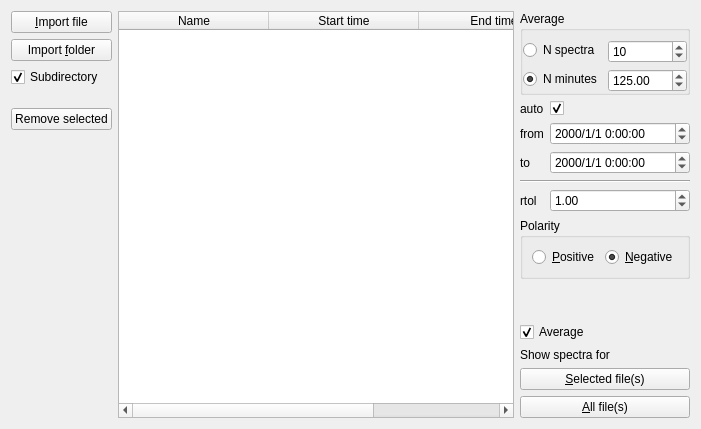
<?xml version="1.0" encoding="UTF-8"?>
<ui version="4.0">
 <class>Form</class>
 <widget class="QWidget" name="Form">
  <property name="geometry">
   <rect>
    <x>0</x>
    <y>0</y>
    <width>701</width>
    <height>429</height>
   </rect>
  </property>
  <property name="windowTitle">
   <string>Form</string>
  </property>
  <layout class="QHBoxLayout" name="horizontalLayout">
   <item>
    <layout class="QVBoxLayout" name="verticalLayout_5">
     <item>
      <widget class="QPushButton" name="addFilePushButton">
       <property name="sizePolicy">
        <sizepolicy hsizetype="Preferred" vsizetype="Fixed">
         <horstretch>0</horstretch>
         <verstretch>0</verstretch>
        </sizepolicy>
       </property>
       <property name="text">
        <string>&amp;Import file</string>
       </property>
       <property name="shortcut">
        <string>Alt+I</string>
       </property>
      </widget>
     </item>
     <item>
      <widget class="QPushButton" name="addFolderPushButton">
       <property name="sizePolicy">
        <sizepolicy hsizetype="Preferred" vsizetype="Fixed">
         <horstretch>0</horstretch>
         <verstretch>0</verstretch>
        </sizepolicy>
       </property>
       <property name="text">
        <string>Import &amp;folder</string>
       </property>
       <property name="shortcut">
        <string>Alt+F</string>
       </property>
      </widget>
     </item>
     <item>
      <widget class="QCheckBox" name="recursionCheckBox">
       <property name="text">
        <string>Subdirectory</string>
       </property>
       <property name="checked">
        <bool>true</bool>
       </property>
      </widget>
     </item>
     <item>
      <spacer name="verticalSpacer_3">
       <property name="orientation">
        <enum>Qt::Vertical</enum>
       </property>
       <property name="sizeType">
        <enum>QSizePolicy::Fixed</enum>
       </property>
       <property name="sizeHint" stdset="0">
        <size>
         <width>20</width>
         <height>15</height>
        </size>
       </property>
      </spacer>
     </item>
     <item>
      <widget class="QPushButton" name="removeFilePushButton">
       <property name="sizePolicy">
        <sizepolicy hsizetype="Preferred" vsizetype="Fixed">
         <horstretch>0</horstretch>
         <verstretch>0</verstretch>
        </sizepolicy>
       </property>
       <property name="text">
        <string>Remove selected</string>
       </property>
       <property name="shortcut">
        <string>Del</string>
       </property>
      </widget>
     </item>
     <item>
      <spacer name="verticalSpacer">
       <property name="orientation">
        <enum>Qt::Vertical</enum>
       </property>
       <property name="sizeType">
        <enum>QSizePolicy::Expanding</enum>
       </property>
       <property name="sizeHint" stdset="0">
        <size>
         <width>20</width>
         <height>40</height>
        </size>
       </property>
      </spacer>
     </item>
    </layout>
   </item>
   <item>
    <widget class="QTableWidget" name="tableWidget">
     <property name="editTriggers">
      <set>QAbstractItemView::NoEditTriggers</set>
     </property>
     <property name="selectionBehavior">
      <enum>QAbstractItemView::SelectItems</enum>
     </property>
     <property name="textElideMode">
      <enum>Qt::ElideNone</enum>
     </property>
     <property name="horizontalScrollMode">
      <enum>QAbstractItemView::ScrollPerPixel</enum>
     </property>
     <attribute name="horizontalHeaderCascadingSectionResizes">
      <bool>false</bool>
     </attribute>
     <attribute name="horizontalHeaderDefaultSectionSize">
      <number>150</number>
     </attribute>
     <attribute name="horizontalHeaderStretchLastSection">
      <bool>true</bool>
     </attribute>
     <column>
      <property name="text">
       <string>Name</string>
      </property>
     </column>
     <column>
      <property name="text">
       <string>Start time</string>
      </property>
     </column>
     <column>
      <property name="text">
       <string>End time</string>
      </property>
     </column>
     <column>
      <property name="text">
       <string>Path</string>
      </property>
     </column>
    </widget>
   </item>
   <item>
    <layout class="QVBoxLayout" name="verticalLayout_6">
     <item>
      <layout class="QFormLayout" name="formLayout_10">
       <item row="0" column="0" colspan="2">
        <widget class="QGroupBox" name="groupBox_5">
         <property name="sizePolicy">
          <sizepolicy hsizetype="Preferred" vsizetype="Maximum">
           <horstretch>0</horstretch>
           <verstretch>0</verstretch>
          </sizepolicy>
         </property>
         <property name="title">
          <string>Average</string>
         </property>
         <layout class="QFormLayout" name="formLayout_9">
          <property name="leftMargin">
           <number>0</number>
          </property>
          <property name="topMargin">
           <number>9</number>
          </property>
          <property name="rightMargin">
           <number>0</number>
          </property>
          <property name="bottomMargin">
           <number>0</number>
          </property>
          <item row="0" column="0">
           <widget class="QRadioButton" name="nSpectraRadioButton">
            <property name="text">
             <string>N spectra</string>
            </property>
            <property name="checked">
             <bool>false</bool>
            </property>
           </widget>
          </item>
          <item row="0" column="1">
           <widget class="QSpinBox" name="nSpectraSpinBox">
            <property name="sizePolicy">
             <sizepolicy hsizetype="Preferred" vsizetype="Fixed">
              <horstretch>0</horstretch>
              <verstretch>0</verstretch>
             </sizepolicy>
            </property>
            <property name="minimum">
             <number>1</number>
            </property>
            <property name="maximum">
             <number>9999</number>
            </property>
            <property name="value">
             <number>10</number>
            </property>
           </widget>
          </item>
          <item row="1" column="0">
           <widget class="QRadioButton" name="nMinutesRadioButton">
            <property name="text">
             <string>N minutes</string>
            </property>
            <property name="checked">
             <bool>true</bool>
            </property>
           </widget>
          </item>
          <item row="1" column="1">
           <widget class="QDoubleSpinBox" name="nMinutesDoubleSpinBox">
            <property name="sizePolicy">
             <sizepolicy hsizetype="Preferred" vsizetype="Fixed">
              <horstretch>0</horstretch>
              <verstretch>0</verstretch>
             </sizepolicy>
            </property>
            <property name="minimum">
             <double>0.010000000000000</double>
            </property>
            <property name="maximum">
             <double>9999.989999999999782</double>
            </property>
            <property name="value">
             <double>125.000000000000000</double>
            </property>
           </widget>
          </item>
         </layout>
        </widget>
       </item>
       <item row="2" column="0">
        <widget class="QLabel" name="label_7">
         <property name="text">
          <string>from</string>
         </property>
        </widget>
       </item>
       <item row="2" column="1">
        <widget class="QDateTimeEdit" name="startDateTimeEdit">
         <property name="sizePolicy">
          <sizepolicy hsizetype="Preferred" vsizetype="Fixed">
           <horstretch>0</horstretch>
           <verstretch>0</verstretch>
          </sizepolicy>
         </property>
         <property name="displayFormat">
          <string>yyyy/M/d H:mm:ss</string>
         </property>
        </widget>
       </item>
       <item row="3" column="0">
        <widget class="QLabel" name="label_8">
         <property name="text">
          <string>to</string>
         </property>
        </widget>
       </item>
       <item row="3" column="1">
        <widget class="QDateTimeEdit" name="endDateTimeEdit">
         <property name="sizePolicy">
          <sizepolicy hsizetype="Preferred" vsizetype="Fixed">
           <horstretch>0</horstretch>
           <verstretch>0</verstretch>
          </sizepolicy>
         </property>
         <property name="displayFormat">
          <string>yyyy/M/d H:mm:ss</string>
         </property>
        </widget>
       </item>
       <item row="4" column="0" colspan="2">
        <widget class="Line" name="line">
         <property name="orientation">
          <enum>Qt::Horizontal</enum>
         </property>
        </widget>
       </item>
       <item row="5" column="0">
        <widget class="QLabel" name="rtolLabel">
         <property name="text">
          <string>rtol</string>
         </property>
        </widget>
       </item>
       <item row="5" column="1">
        <widget class="QDoubleSpinBox" name="rtolDoubleSpinBox">
         <property name="sizePolicy">
          <sizepolicy hsizetype="Preferred" vsizetype="Fixed">
           <horstretch>0</horstretch>
           <verstretch>0</verstretch>
          </sizepolicy>
         </property>
         <property name="minimum">
          <double>0.010000000000000</double>
         </property>
         <property name="maximum">
          <double>9.990000000000000</double>
         </property>
         <property name="singleStep">
          <double>0.500000000000000</double>
         </property>
         <property name="value">
          <double>1.000000000000000</double>
         </property>
        </widget>
       </item>
       <item row="6" column="0" colspan="2">
        <widget class="QGroupBox" name="groupBox_6">
         <property name="sizePolicy">
          <sizepolicy hsizetype="Preferred" vsizetype="Maximum">
           <horstretch>0</horstretch>
           <verstretch>0</verstretch>
          </sizepolicy>
         </property>
         <property name="title">
          <string>Polarity</string>
         </property>
         <layout class="QHBoxLayout" name="horizontalLayout_2">
          <item>
           <widget class="QRadioButton" name="positiveRadioButton">
            <property name="text">
             <string>&amp;Positive</string>
            </property>
           </widget>
          </item>
          <item>
           <widget class="QRadioButton" name="negativeRadioButton">
            <property name="text">
             <string>&amp;Negative</string>
            </property>
            <property name="checked">
             <bool>true</bool>
            </property>
           </widget>
          </item>
         </layout>
        </widget>
       </item>
       <item row="1" column="1">
        <widget class="QCheckBox" name="autoTimeCheckBox">
         <property name="text">
          <string/>
         </property>
         <property name="checked">
          <bool>true</bool>
         </property>
        </widget>
       </item>
       <item row="1" column="0">
        <widget class="QLabel" name="label">
         <property name="text">
          <string>auto</string>
         </property>
        </widget>
       </item>
      </layout>
     </item>
     <item>
      <spacer name="verticalSpacer_2">
       <property name="orientation">
        <enum>Qt::Vertical</enum>
       </property>
       <property name="sizeHint" stdset="0">
        <size>
         <width>20</width>
         <height>40</height>
        </size>
       </property>
      </spacer>
     </item>
     <item>
      <widget class="QCheckBox" name="averageCheckBox">
       <property name="text">
        <string>Average</string>
       </property>
       <property name="checked">
        <bool>true</bool>
       </property>
      </widget>
     </item>
     <item>
      <widget class="QLabel" name="label_2">
       <property name="text">
        <string>Show spectra for</string>
       </property>
      </widget>
     </item>
     <item>
      <widget class="QPushButton" name="selectedPushButton">
       <property name="sizePolicy">
        <sizepolicy hsizetype="Preferred" vsizetype="Fixed">
         <horstretch>0</horstretch>
         <verstretch>0</verstretch>
        </sizepolicy>
       </property>
       <property name="text">
        <string>&amp;Selected file(s)</string>
       </property>
       <property name="shortcut">
        <string>Alt+S</string>
       </property>
      </widget>
     </item>
     <item>
      <widget class="QPushButton" name="allPushButton">
       <property name="sizePolicy">
        <sizepolicy hsizetype="Preferred" vsizetype="Fixed">
         <horstretch>0</horstretch>
         <verstretch>0</verstretch>
        </sizepolicy>
       </property>
       <property name="text">
        <string>&amp;All file(s)</string>
       </property>
       <property name="shortcut">
        <string>Alt+A</string>
       </property>
      </widget>
     </item>
    </layout>
   </item>
  </layout>
 </widget>
 <resources/>
 <connections/>
</ui>
